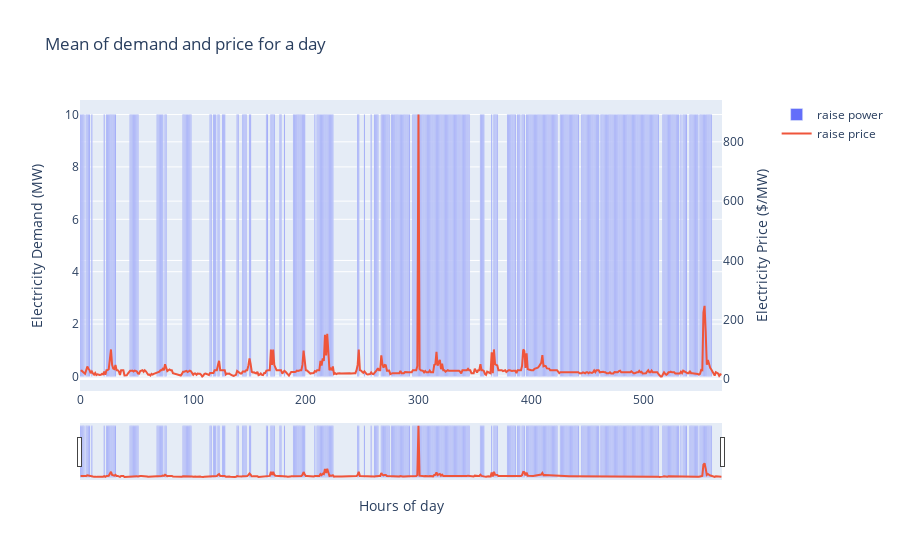

Notebook code for this chart:
### Code cell
fig = make_subplots(specs=[[{"secondary_y": True}]])
fig.add_trace(go.Bar(x=results['timestamp'].index, y=results['battery_bid_fcas_power'], name='raise power'), secondary_y=False)
fig.add_trace(go.Scatter(x=results['timestamp'].index, y=results['raise_price'], name='raise price'), secondary_y=True)

# Add figure title
fig.update_layout(
    title_text="Mean of demand and price for a day",
    xaxis_rangeslider_visible=True,
)

# Set x-axis title
fig.update_xaxes(title_text="Hours of day")

# Set y-axes titles
fig.update_yaxes(title_text="Electricity Demand (MW)", secondary_y=False)
fig.update_yaxes(title_text="Electricity Price ($/MW)", secondary_y=True)

fig.show()

### Figure 1 — Plotly figure (JSON) as saved in the notebook; plotly's stock layout.template omitted (floating-point values rounded to 4 significant figures; data arrays with more than 128 entries replaced by an {"elided": "..."} marker saying what was removed)
{"data": [{"name": "raise power", "type": "bar", "x": {"elided": "570 int values"}, "xaxis": "x", "y": {"elided": "570 float values"}, "yaxis": "y"}, {"name": "raise price", "type": "scatter", "x": {"elided": "570 int values"}, "xaxis": "x", "y": {"elided": "570 float values"}, "yaxis": "y2"}], "layout": {"title": {"text": "Mean of demand and price for a day"}, "xaxis": {"anchor": "y", "domain": [0, 0.94], "rangeslider": {"visible": true}, "title": {"text": "Hours of day"}}, "yaxis": {"anchor": "x", "domain": [0, 1], "title": {"text": "Electricity Demand (MW)"}}, "yaxis2": {"anchor": "x", "overlaying": "y", "side": "right", "title": {"text": "Electricity Price ($/MW)"}}}}
